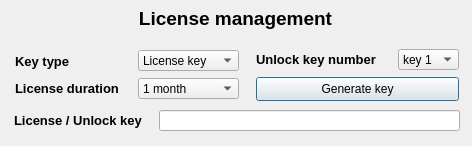
<?xml version="1.0" encoding="UTF-8"?>
<ui version="4.0">
 <class>license_generate_dialog</class>
 <widget class="QDialog" name="license_generate_dialog">
  <property name="geometry">
   <rect>
    <x>0</x>
    <y>0</y>
    <width>472</width>
    <height>146</height>
   </rect>
  </property>
  <property name="minimumSize">
   <size>
    <width>472</width>
    <height>146</height>
   </size>
  </property>
  <property name="maximumSize">
   <size>
    <width>472</width>
    <height>146</height>
   </size>
  </property>
  <property name="windowTitle">
   <string>Dialog</string>
  </property>
  <widget class="QFrame" name="frame">
   <property name="geometry">
    <rect>
     <x>5</x>
     <y>30</y>
     <width>461</width>
     <height>111</height>
    </rect>
   </property>
   <property name="frameShape">
    <enum>QFrame::NoFrame</enum>
   </property>
   <property name="frameShadow">
    <enum>QFrame::Raised</enum>
   </property>
   <widget class="QWidget" name="">
    <property name="geometry">
     <rect>
      <x>9</x>
      <y>79</y>
      <width>446</width>
      <height>23</height>
     </rect>
    </property>
    <layout class="QHBoxLayout" name="horizontalLayout_3">
     <property name="spacing">
      <number>3</number>
     </property>
     <item>
      <widget class="QLabel" name="label_5">
       <property name="minimumSize">
        <size>
         <width>136</width>
         <height>16</height>
        </size>
       </property>
       <property name="font">
        <font>
         <pointsize>10</pointsize>
         <bold>true</bold>
        </font>
       </property>
       <property name="text">
        <string>License / Unlock key</string>
       </property>
      </widget>
     </item>
     <item>
      <widget class="QLineEdit" name="key">
       <property name="minimumSize">
        <size>
         <width>301</width>
         <height>21</height>
        </size>
       </property>
       <property name="maximumSize">
        <size>
         <width>301</width>
         <height>21</height>
        </size>
       </property>
       <property name="alignment">
        <set>Qt::AlignCenter</set>
       </property>
       <property name="readOnly">
        <bool>true</bool>
       </property>
      </widget>
     </item>
    </layout>
   </widget>
   <widget class="QWidget" name="">
    <property name="geometry">
     <rect>
      <x>251</x>
      <y>18</y>
      <width>203</width>
      <height>55</height>
     </rect>
    </property>
    <layout class="QVBoxLayout" name="verticalLayout_3">
     <item>
      <layout class="QHBoxLayout" name="horizontalLayout_2">
       <item>
        <widget class="QLabel" name="label_4">
         <property name="minimumSize">
          <size>
           <width>131</width>
           <height>16</height>
          </size>
         </property>
         <property name="font">
          <font>
           <pointsize>10</pointsize>
           <bold>true</bold>
          </font>
         </property>
         <property name="text">
          <string>Unlock key number</string>
         </property>
        </widget>
       </item>
       <item>
        <widget class="QComboBox" name="unlock_key">
         <property name="minimumSize">
          <size>
           <width>61</width>
           <height>21</height>
          </size>
         </property>
         <property name="maximumSize">
          <size>
           <width>61</width>
           <height>21</height>
          </size>
         </property>
         <item>
          <property name="text">
           <string>key 1</string>
          </property>
         </item>
         <item>
          <property name="text">
           <string>key 2</string>
          </property>
         </item>
        </widget>
       </item>
      </layout>
     </item>
     <item>
      <widget class="QPushButton" name="generate_key">
       <property name="minimumSize">
        <size>
         <width>201</width>
         <height>24</height>
        </size>
       </property>
       <property name="maximumSize">
        <size>
         <width>300</width>
         <height>24</height>
        </size>
       </property>
       <property name="text">
        <string>Generate key</string>
       </property>
      </widget>
     </item>
    </layout>
   </widget>
   <widget class="QWidget" name="">
    <property name="geometry">
     <rect>
      <x>10</x>
      <y>19</y>
      <width>224</width>
      <height>52</height>
     </rect>
    </property>
    <layout class="QHBoxLayout" name="horizontalLayout">
     <item>
      <layout class="QVBoxLayout" name="verticalLayout">
       <property name="spacing">
        <number>2</number>
       </property>
       <item>
        <widget class="QLabel" name="label_2">
         <property name="minimumSize">
          <size>
           <width>91</width>
           <height>16</height>
          </size>
         </property>
         <property name="font">
          <font>
           <pointsize>10</pointsize>
           <bold>true</bold>
          </font>
         </property>
         <property name="text">
          <string>Key type</string>
         </property>
        </widget>
       </item>
       <item>
        <widget class="QLabel" name="label_3">
         <property name="minimumSize">
          <size>
           <width>111</width>
           <height>16</height>
          </size>
         </property>
         <property name="font">
          <font>
           <pointsize>10</pointsize>
           <bold>true</bold>
          </font>
         </property>
         <property name="text">
          <string>License duration</string>
         </property>
        </widget>
       </item>
      </layout>
     </item>
     <item>
      <layout class="QVBoxLayout" name="verticalLayout_2">
       <item>
        <widget class="QComboBox" name="key_type">
         <property name="minimumSize">
          <size>
           <width>101</width>
           <height>21</height>
          </size>
         </property>
         <property name="maximumSize">
          <size>
           <width>101</width>
           <height>21</height>
          </size>
         </property>
         <item>
          <property name="text">
           <string>License key</string>
          </property>
         </item>
         <item>
          <property name="text">
           <string>Unlock key</string>
          </property>
         </item>
        </widget>
       </item>
       <item>
        <widget class="QComboBox" name="license_duration">
         <property name="minimumSize">
          <size>
           <width>101</width>
           <height>21</height>
          </size>
         </property>
         <property name="maximumSize">
          <size>
           <width>101</width>
           <height>21</height>
          </size>
         </property>
         <item>
          <property name="text">
           <string>1 month</string>
          </property>
         </item>
         <item>
          <property name="text">
           <string>3 months</string>
          </property>
         </item>
         <item>
          <property name="text">
           <string>6 months</string>
          </property>
         </item>
         <item>
          <property name="text">
           <string>12 months</string>
          </property>
         </item>
        </widget>
       </item>
      </layout>
     </item>
    </layout>
   </widget>
  </widget>
  <widget class="QLabel" name="label">
   <property name="geometry">
    <rect>
     <x>125</x>
     <y>5</y>
     <width>221</width>
     <height>26</height>
    </rect>
   </property>
   <property name="font">
    <font>
     <pointsize>14</pointsize>
     <bold>true</bold>
    </font>
   </property>
   <property name="text">
    <string>License management</string>
   </property>
   <property name="alignment">
    <set>Qt::AlignCenter</set>
   </property>
  </widget>
 </widget>
 <tabstops>
  <tabstop>key_type</tabstop>
  <tabstop>license_duration</tabstop>
  <tabstop>unlock_key</tabstop>
  <tabstop>generate_key</tabstop>
  <tabstop>key</tabstop>
 </tabstops>
 <resources/>
 <connections/>
</ui>
